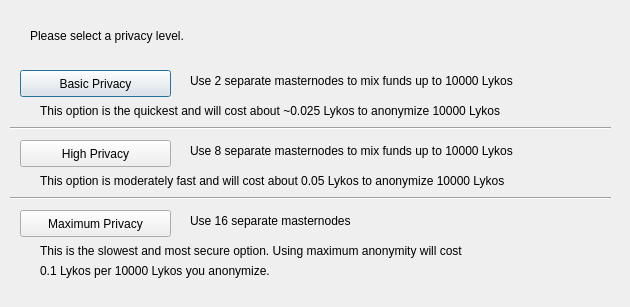
<?xml version="1.0" encoding="UTF-8"?>
<ui version="4.0">
 <class>ObfuscationConfig</class>
 <widget class="QDialog" name="ObfuscationConfig">
  <property name="geometry">
   <rect>
    <x>0</x>
    <y>0</y>
    <width>630</width>
    <height>307</height>
   </rect>
  </property>
  <property name="windowTitle">
   <string>Configure Obfuscation</string>
  </property>
  <widget class="QPushButton" name="buttonBasic">
   <property name="geometry">
    <rect>
     <x>20</x>
     <y>70</y>
     <width>151</width>
     <height>27</height>
    </rect>
   </property>
   <property name="text">
    <string>Basic Privacy</string>
   </property>
  </widget>
  <widget class="QPushButton" name="buttonHigh">
   <property name="geometry">
    <rect>
     <x>20</x>
     <y>140</y>
     <width>151</width>
     <height>27</height>
    </rect>
   </property>
   <property name="text">
    <string>High Privacy</string>
   </property>
  </widget>
  <widget class="QPushButton" name="buttonMax">
   <property name="geometry">
    <rect>
     <x>20</x>
     <y>210</y>
     <width>151</width>
     <height>27</height>
    </rect>
   </property>
   <property name="text">
    <string>Maximum Privacy</string>
   </property>
  </widget>
  <widget class="QLabel" name="label">
   <property name="geometry">
    <rect>
     <x>30</x>
     <y>20</y>
     <width>571</width>
     <height>31</height>
    </rect>
   </property>
   <property name="text">
    <string>Please select a privacy level.</string>
   </property>
  </widget>
  <widget class="QLabel" name="label_2">
   <property name="geometry">
    <rect>
     <x>190</x>
     <y>70</y>
     <width>421</width>
     <height>21</height>
    </rect>
   </property>
   <property name="text">
    <string>Use 2 separate masternodes to mix funds up to 10000 Lykos</string>
   </property>
  </widget>
  <widget class="QLabel" name="label_3">
   <property name="geometry">
    <rect>
     <x>190</x>
     <y>140</y>
     <width>411</width>
     <height>21</height>
    </rect>
   </property>
   <property name="text">
    <string>Use 8 separate masternodes to mix funds up to 10000 Lykos</string>
   </property>
  </widget>
  <widget class="QLabel" name="label_4">
   <property name="geometry">
    <rect>
     <x>190</x>
     <y>210</y>
     <width>421</width>
     <height>21</height>
    </rect>
   </property>
   <property name="text">
    <string>Use 16 separate masternodes</string>
   </property>
  </widget>
  <widget class="QLabel" name="label_6">
   <property name="geometry">
    <rect>
     <x>40</x>
     <y>100</y>
     <width>561</width>
     <height>21</height>
    </rect>
   </property>
   <property name="text">
    <string>This option is the quickest and will cost about ~0.025 Lykos to anonymize 10000 Lykos</string>
   </property>
  </widget>
  <widget class="QLabel" name="label_7">
   <property name="geometry">
    <rect>
     <x>40</x>
     <y>170</y>
     <width>561</width>
     <height>21</height>
    </rect>
   </property>
   <property name="text">
    <string>This option is moderately fast and will cost about 0.05 Lykos to anonymize 10000 Lykos</string>
   </property>
  </widget>
  <widget class="QLabel" name="label_8">
   <property name="geometry">
    <rect>
     <x>40</x>
     <y>240</y>
     <width>561</width>
     <height>21</height>
    </rect>
   </property>
   <property name="text">
    <string>This is the slowest and most secure option. Using maximum anonymity will cost</string>
   </property>
  </widget>
  <widget class="QLabel" name="label_9">
   <property name="geometry">
    <rect>
     <x>40</x>
     <y>260</y>
     <width>561</width>
     <height>21</height>
    </rect>
   </property>
   <property name="text">
    <string>0.1 Lykos per 10000 Lykos you anonymize.</string>
   </property>
  </widget>
  <widget class="Line" name="line">
   <property name="geometry">
    <rect>
     <x>10</x>
     <y>120</y>
     <width>601</width>
     <height>16</height>
    </rect>
   </property>
   <property name="orientation">
    <enum>Qt::Horizontal</enum>
   </property>
  </widget>
  <widget class="Line" name="line_2">
   <property name="geometry">
    <rect>
     <x>10</x>
     <y>190</y>
     <width>601</width>
     <height>16</height>
    </rect>
   </property>
   <property name="orientation">
    <enum>Qt::Horizontal</enum>
   </property>
  </widget>
 </widget>
 <resources/>
 <connections/>
</ui>
